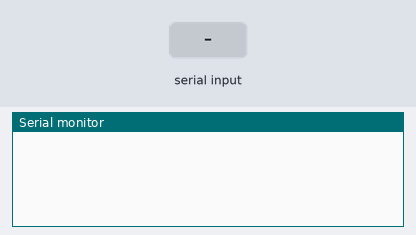
Bench run of a sketch on a simulated Arduino Uno, built with avr-gcc and run on an emulated ATmega328P. Parts: the last lines printed to the serial monitor. Inputs (shaded band) come from the test bench. Random numbers use the default seed unless the sketch sets one.

Above: at 1.2 s.
1.3 s: "T\n" received over the second serial link
At 2.1 s:
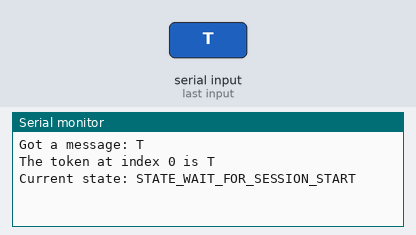
2.9 s: "B\n" received over the second serial link
At 4.3 s:
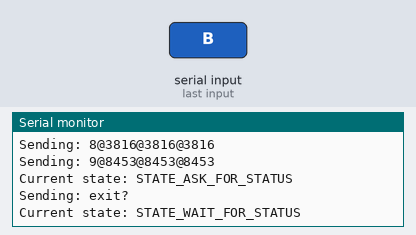
4.5 s: "y\n" received over the second serial link
At 5.4 s:
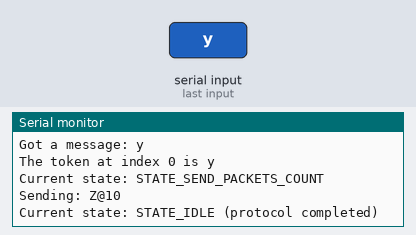
6.1 s: "n\n" received over the second serial link
At 7.4 s:
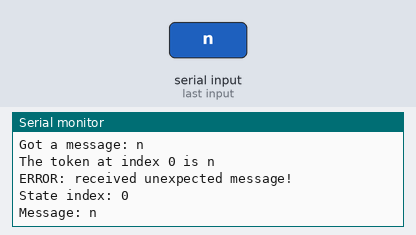
7.7 s: "E\n" received over the second serial link
At 9.0 s:
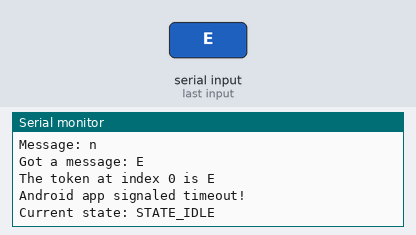
9.3 s: "B\n" received over the second serial link
At 10.1 s:
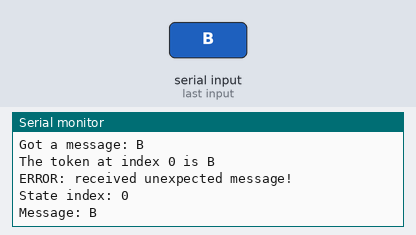
Timing chart, 0 to 11.9 s (numbered marks = the images above; inputs shaded):
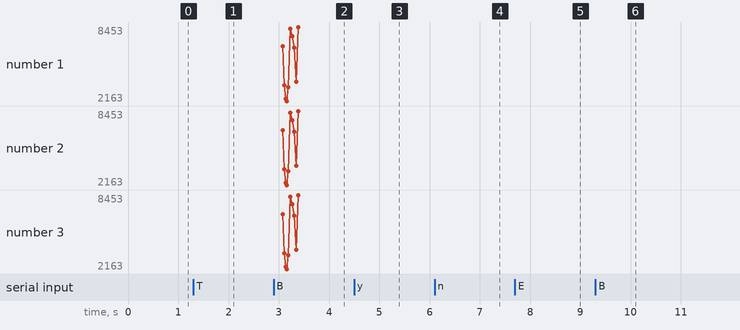

The sketch:

arduino_momilk_breathing_test.ino
```cpp
//#include <AltSoftSerial.h>
//AltSoftSerial swSerial;

#include <SoftwareSerial.h>// import the serial library
SoftwareSerial swSerial(10, 11); // RX, TX

static const int NUM_OF_PACKETS_TO_SEND = 100;
static const int ASK_FOR_STATUS_AFTER_EACH_N_PACKETS = 10;

static const int INPUT_BUFFER_LENGTH = 100;
static const int MESSAGE_BUFFER_LENGTH = 150;
static const int MAX_NUM_OF_INPUT_TOKENS = 15;
static const int MAX_TOKEN_LENGTH = 10;


static const int STATE_IDLE = 0;
static const int STATE_WAIT_FOR_SESSION_START = 1;
static const int STATE_SEND_PACKETS = 2;
static const int STATE_ASK_FOR_STATUS = 3;
static const int STATE_WAIT_FOR_STATUS = 4;
static const int STATE_SEND_PACKETS_COUNT = 5;

// These variables should be global because their state must be
// preserved over functions' calls
static int sCurrState;
static int sPacketsSent;
static int sLastStatusUpdateAtPackets;

// This function takes in a string and splits it into tokens according to DELIMETER value
char** myTokenize (char * string);

// This function frees the memory reserved by myTokenize function (it should be provided
// with the original pointer returned by myTokenize)
void freeTokenizeMemory(char** tokenizePtr);


void setup() {
  Serial.begin(9600);     // Serial serial begin 9600 baud rate
  swSerial.begin(9600);   // Blt serial begin 9600 baud rate

  sCurrState = STATE_IDLE;
  sPacketsSent = 0;
  sLastStatusUpdateAtPackets = 0;
}


void loop(){

  char commandBuffer[INPUT_BUFFER_LENGTH];
  char stringBuffer[MESSAGE_BUFFER_LENGTH];

  int i;
  char nextChar;
  long randNum;
  char** tokens = NULL;
  boolean isMsgConsumed = false;

  // ----------------------------------------------------------------------------------------------
  //
  // Send input from Serial over bluetooth and continue to the next iteration of the loop
  //
  // ----------------------------------------------------------------------------------------------

  if (Serial.available()){
    delay(100);
    i = 0;
    while( Serial.available() && (i < 99)) {
      commandBuffer[i++] = Serial.read();
    }
    commandBuffer[i++]='\0';

    if(i>0) {
      swSerial.write((char*)commandBuffer);
    }

    return; // This return for arduino is the equivalent of regular "continue"
  }


  // ----------------------------------------------------------------------------------------------
  //
  // Get message from bluetooth and parse it into tokens (will be used in state specific logic)
  //
  // ----------------------------------------------------------------------------------------------

  if(swSerial.available()){
    delay(100);
    i = 0;
    // Get the contents of the packet
    while( swSerial.available() && (i < 99)) {
      nextChar = swSerial.read();
      if (nextChar != '\n') {
        commandBuffer[i++] = nextChar;
      }
      else {
        break;
      }
    }
    commandBuffer[i++]='\0';

    if(i > 1) {
      // Print the original message
      stringBuffer[0] = '\0';
      sprintf(stringBuffer, "Got a message: %s\n", commandBuffer);
      Serial.write(stringBuffer);

      tokens = myTokenize(commandBuffer);

      // Print the tokens (for debug purpose)
      for(i = 0; tokens[i] != NULL; i++)
      {
        stringBuffer[0] = '\0';
        sprintf(stringBuffer, "The token at index %d is %s\n", i, tokens[i]);
        Serial.write(stringBuffer);
      }
    }
  }


  // ----------------------------------------------------------------------------------------------
  //
  // State specific logic
  //
  // ----------------------------------------------------------------------------------------------

  if (sCurrState == STATE_IDLE) {
    // Consume "time update" packet
    if (tokens != NULL && *tokens[0] == 'T') {
      isMsgConsumed = true;
      sCurrState = STATE_WAIT_FOR_SESSION_START;
      Serial.write("Current state: STATE_WAIT_FOR_SESSION_START\n");
    }
  }
  else if (sCurrState == STATE_WAIT_FOR_SESSION_START) {
    // Consume "start breathing session" packet
    if (tokens != NULL && *tokens[0] == 'B') {
      isMsgConsumed = true;
      sPacketsSent = 0;
      sLastStatusUpdateAtPackets = 0;
      sCurrState = STATE_SEND_PACKETS;
      Serial.write("Current state: STATE_SEND_PACKETS\n");
    }
  }
  else if (sCurrState == STATE_SEND_PACKETS) {
    if ((sPacketsSent % ASK_FOR_STATUS_AFTER_EACH_N_PACKETS == 0) && sLastStatusUpdateAtPackets < sPacketsSent) {
      // Ask for a status each ASK_FOR_STATUS_AFTER_EACH_N_PACKETS packets
      sLastStatusUpdateAtPackets = sPacketsSent;
      sCurrState = STATE_ASK_FOR_STATUS;
      Serial.write("Current state: STATE_ASK_FOR_STATUS\n");
    }
    else if (sPacketsSent < NUM_OF_PACKETS_TO_SEND) {
      randNum = random(1,10000);
      // Create the packet
      stringBuffer[0] = '\0';
      sprintf(stringBuffer, "%i@%lu@%lu@%lu\n", sPacketsSent, randNum, randNum, randNum);
      // Print the packet for debug
      Serial.write("Sending: ");
      Serial.write(stringBuffer);
      // Send the packet
      swSerial.write(stringBuffer);
      sPacketsSent++;
      delay(20);
    }
    else {
      // If all packets have already been sent - keep asking for a status until finished
      sLastStatusUpdateAtPackets = sPacketsSent;
      sCurrState = STATE_ASK_FOR_STATUS;
      Serial.write("Current state: STATE_ASK_FOR_STATUS\n");
    }
  }
  else if (sCurrState == STATE_ASK_FOR_STATUS) {
    // Create the packet
    stringBuffer[0] = '\0';
    sprintf(stringBuffer, "exit?\n");
    // Print the packet for debug
    Serial.write("Sending: ");
    Serial.write(stringBuffer);
    // Send the packet
    swSerial.write(stringBuffer);
    sCurrState = STATE_WAIT_FOR_STATUS;
    Serial.write("Current state: STATE_WAIT_FOR_STATUS\n");
  }
  else if (sCurrState == STATE_WAIT_FOR_STATUS) {
    // Consume status update packet
    if (tokens != NULL) {
      if (*tokens[0] == 'y') {
        // Yes, the session was finished
        isMsgConsumed = true;
        sCurrState = STATE_SEND_PACKETS_COUNT;
        Serial.write("Current state: STATE_SEND_PACKETS_COUNT\n");
      }
      else if (*tokens[0] == 'n') {
        // No, the session is not finished yet
        isMsgConsumed = true;
        if (sPacketsSent < NUM_OF_PACKETS_TO_SEND) {
          sCurrState = STATE_SEND_PACKETS;
        }
        else {
          // Just keep asking if the session is finished after all the packets have been sent
          sCurrState = STATE_ASK_FOR_STATUS;
        }
        Serial.write("Current state: STATE_SEND_PACKETS\n");
      }
    }
  }
  else if (sCurrState == STATE_SEND_PACKETS_COUNT) {
    // Create the packet
    stringBuffer[0] = '\0';
    sprintf(stringBuffer, "Z@%i\n", sPacketsSent);
    // Output for debug
    Serial.write("Sending: ");
    Serial.write(stringBuffer);
    swSerial.write(stringBuffer);
    sCurrState = STATE_IDLE;
    Serial.write("Current state: STATE_IDLE (protocol completed)\n");

  }

  // ----------------------------------------------------------------------------------------------
  //
  // Free memory allocated by myTokenize (if necessary) and handle unconsumed message (if necessary)
  //
  // ----------------------------------------------------------------------------------------------

  if (tokens != NULL) {

    if (!isMsgConsumed) {
      if (*tokens[0] == 'E') {
        Serial.write("Android app signaled timeout!\n");
        sPacketsSent = 0;
        sCurrState = STATE_IDLE;
        Serial.write("Current state: STATE_IDLE\n");
      }
      else {
        stringBuffer[0] = '\0';
        sprintf(stringBuffer, "ERROR: received unexpected message!\nState index: %d\nMessage: %s\n", sCurrState, commandBuffer);
        Serial.write(stringBuffer);
      }
    }

    freeTokenizeMemory(tokens);
  }
} // loop()


//////////////////////////////////////////////////////////////////////////////////////////
//
// My functions
//
/////////////////////////////////////////////////////////////////////////////////////////

char** myTokenize (char * string) {

  int i;

  // Allocate copy of input argument
  char *copy = strdup(string);


  // Allocate 2D array of chars to hold tokens of the message
  char **tokens = (char**)malloc(MAX_NUM_OF_INPUT_TOKENS * sizeof(char *));
  for (i = 0; i < MAX_NUM_OF_INPUT_TOKENS; ++i) {
    tokens[i] = (char *)malloc(MAX_TOKEN_LENGTH+1);
  }

  char * token_ptr;

  // Parse the original message and store tokens in the array
  token_ptr = strtok (copy, "@");

  i = 0;
  while (token_ptr != NULL)
  {
    strcpy(tokens[i], token_ptr);
    token_ptr = strtok (NULL, "@");
    i++;
  }
  tokens[i] = NULL; // Array termination symbol

  free(copy);

  return tokens;
}


void freeTokenizeMemory(char** tokenizePtr) {
  // Free all allocations
  for (int i = 0; i < MAX_NUM_OF_INPUT_TOKENS; ++i) {
    free(tokenizePtr[i]);
  }
  free(tokenizePtr);
}
```

Measured:
- after the input at 1.3 s, the serial monitor: prints a new line after 0.10 s (image 1)
- after the input at 2.9 s, the serial monitor: prints a new line after 0.10 s (image 2)
- after the input at 4.5 s, the serial monitor: prints a new line after 0.10 s (image 3)
- after the input at 6.1 s, the serial monitor: prints a new line after 0.10 s (image 4)
- after the input at 7.7 s, the serial monitor: prints a new line after 0.10 s (image 5)
- after the input at 9.3 s, the serial monitor: prints a new line after 0.10 s (image 6)
